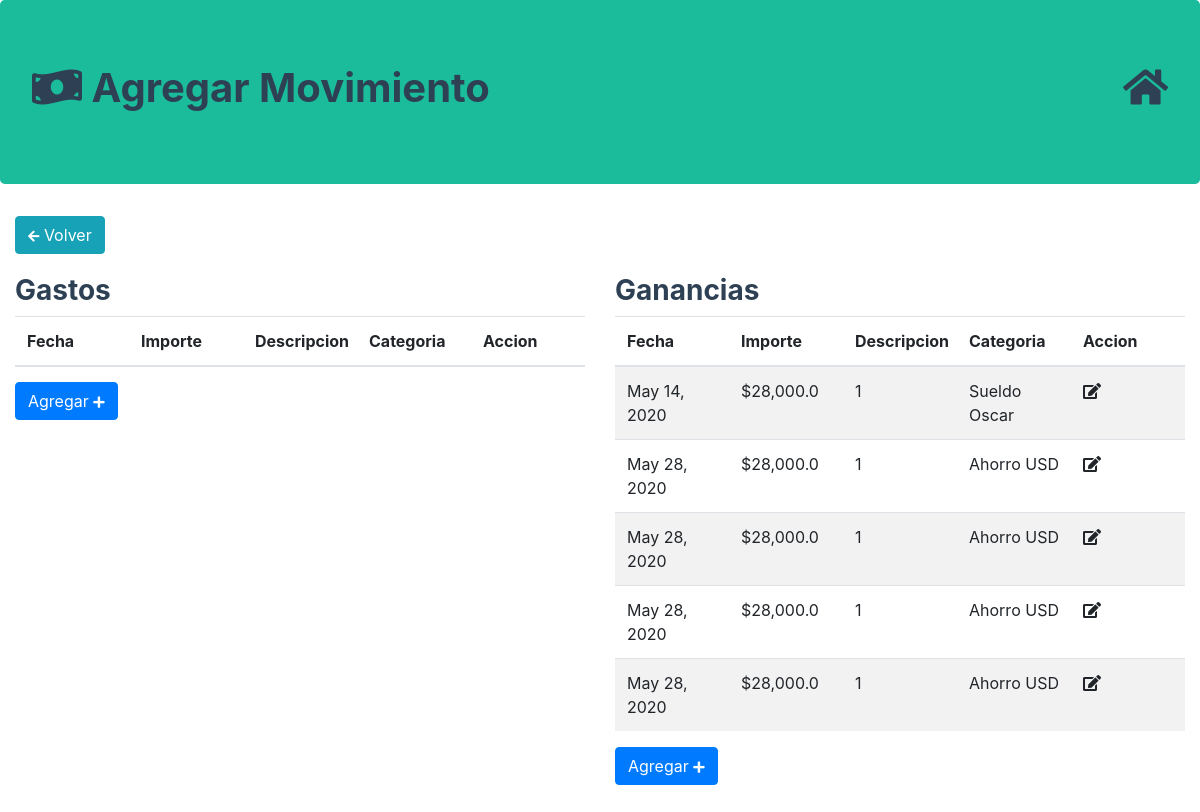
Before: /add_movement/budget/1 with the older database file.
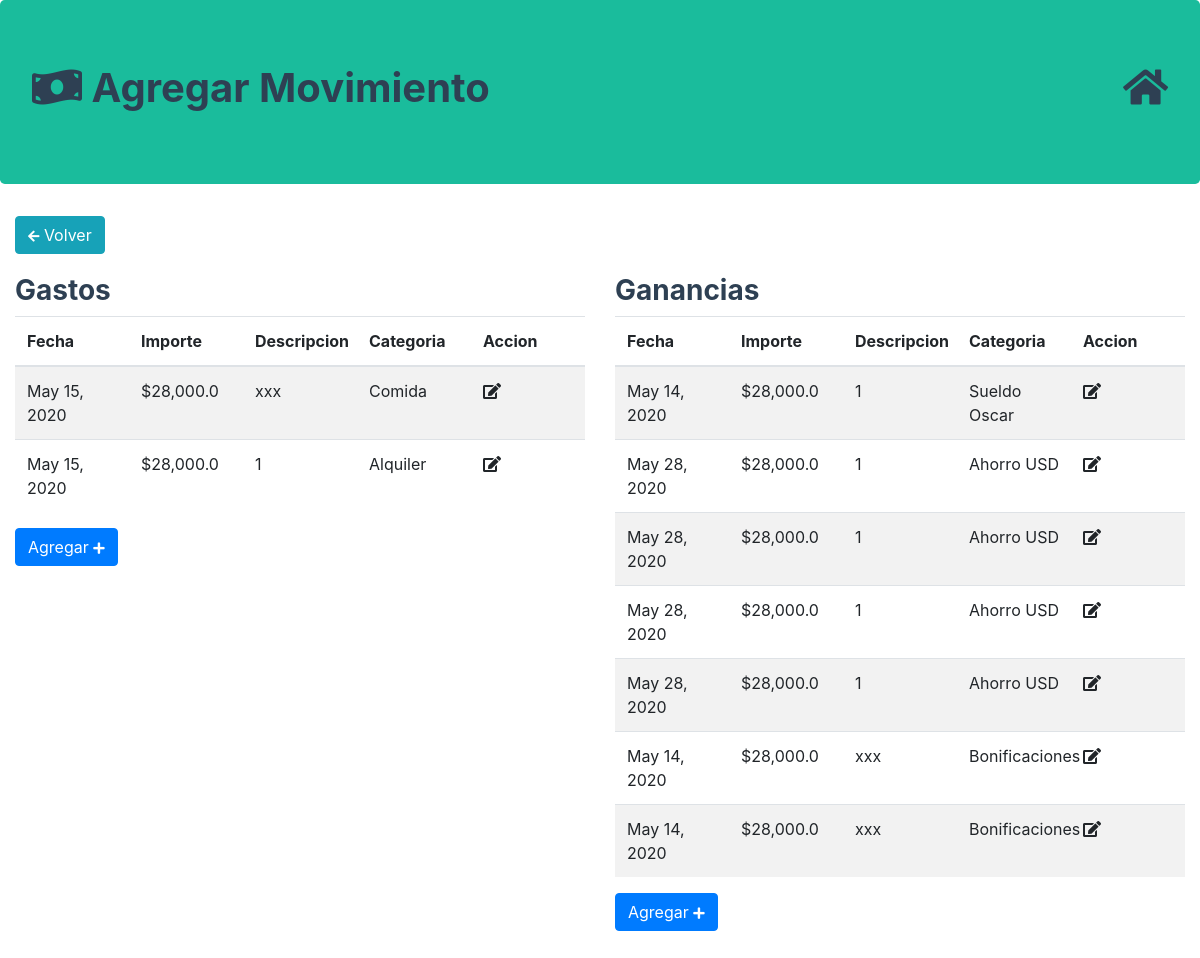
After: the same page with the newer database file.
### planner/models.py (models this page shows, shortened)
class Income(models.Model):
    income_date = models.DateField()
    amount = models.FloatField()
    description = models.CharField(max_length=250)
    category = models.ForeignKey(Category, on_delete=models.CASCADE)

class Category(models.Model):
    types = [
        ('ex', 'expense'),
        ('in', 'income')
    ]
    name = models.CharField(max_length=250)
    category_type = models.CharField(max_length=50, choices=types)
    objects = CategoryQuerySet.as_manager()

class Expense(models.Model):
    expense_date = models.DateField()
    amount = models.FloatField()
    description = models.CharField(max_length=250)
    category = models.ForeignKey(Category, on_delete=models.CASCADE)

### planner/views.py (the view)
# urls.py: path('add_movement/budget/<int:id_>', views.add_expenses_and_incomes, name='add'),
def add_expenses_and_incomes(request, id_):
    budget = get_object_or_404(Budget, pk=id_)
    incomes = budget.get_actual_incomes()
    expenses = budget.get_actual_expenses()
    context = {
        'budget_id': budget.id,
        'incomes': incomes,
        'expenses': expenses
    }
    return render(request, 'planner/add_elements.html', context)

### planner/models.py (called while the page is built)
    def get_actual_expenses(self):
        return self.expenses.all()

    def get_actual_incomes(self):
        return self.incomes.all()

### planner/templates/planner/add_elements.html (shortened to what this page needs)
{% extends 'base.html' %}
{% load static %}
{% load crispy_forms_tags %}
{% load humanize %}
{% block jumbo %}
<i class="fas fa-money-bill-wave"></i> Agregar Movimiento
    <a href="{% url 'home' %}" id="goHome" ><i class="fa fa-home" aria-hidden="true"></i></a>
{% endblock jumbo %}
{% block content %}
    <div class="container-fluid pb-5">
        <div class="row">
            <div class="col-lg-12">
                <a name="" id="" class="btn btn-info" href="{% url 'budget' id_=budget_id %}" role="button"><i class="fas fa-arrow-left"></i> Volver</a>
            </div>
        </div>
        <div class="row top-buffer">
            <div class="col-lg-6 col-md-6 table-responsive" id="expenseSection">
                <h3 class="headlines"><strong>Gastos</strong></h3>
                <form method='POST' id="formExpense" action="{% url 'get_form' %}">
                <table class="table table-striped" id="expenses">
                    <thead >
                        <tr>
                            <th>Fecha</th>
                            <th>Importe</th>
                            <th>Descripcion</th>
                            <th>Categoria</th>
                            <th>Accion</th>
                        </tr>
                        </thead>
                        <tbody>
                            {% for expense in expenses %}
                                <tr id="expense-{{ expense.id }}">
                                    <td>{{ expense.expense_date }}</td>
                                    <td>${{ expense.amount | intcomma  }}</td>
                                    <td>{{ expense.description }}</td>
                                    <td>{{ expense.category.name }}</td>
                                    <td><i class="fas fa-edit"></i></td>
                                </tr>
                            {% endfor %}
                        </tbody>
                </table>
                <button type="button" class="btn btn-primary" id="add_expense">Agregar <i class="fas fa-plus"></i></button>
            </form>
            </div>
            <div class="col-lg-6 col-md-6 table-responsive" id="incomeSection">
                <h3 class="headlines"><strong>Ganancias</strong></h3>
                <form method='POST' id="formIncome" action="{% url 'get_form' %}">
                <table class="table table-striped" id="incomes">
                    <thead>
                        <tr>
                            <th>Fecha</th>
                            <th>Importe</th>
                            <th>Descripcion</th>
                            <th>Categoria</th>
                            <th>Accion</th>
                        </tr>
                        </thead>
                        <tbody>
                            {% for income in incomes %}
                            <tr id="income-{{ income.id }}">
                                <td>{{ income.income_date }}</td>
                                <td>${{ income.amount | intcomma  }}</td>
                                <td>{{ income.description }}</td>
                                <td>{{ income.category.name }}</td>
                                <td><i class="fas fa-edit"></i></td>
                            </tr>
                            {% endfor %}
                        </tbody>
                </table>
                <button type="button" class="btn btn-primary" id="add_income">Agregar <i class="fas fa-plus"></i></button>
            </form>
            </div>
        </div>
    </div>
{% endblock content %}

Changed rows visible on the page:
added Expense: expense_date "May 15, 2020", amount "28,000.0", description "xxx", category.name "Comida"
added Expense: expense_date "May 15, 2020", amount "28,000.0", description "1", category.name "Alquiler"
added Income: income_date "May 14, 2020", amount "28,000.0", description "xxx", category.name "Bonificaciones"
added Income: income_date "May 14, 2020", amount "28,000.0", description "xxx", category.name "Bonificaciones"
